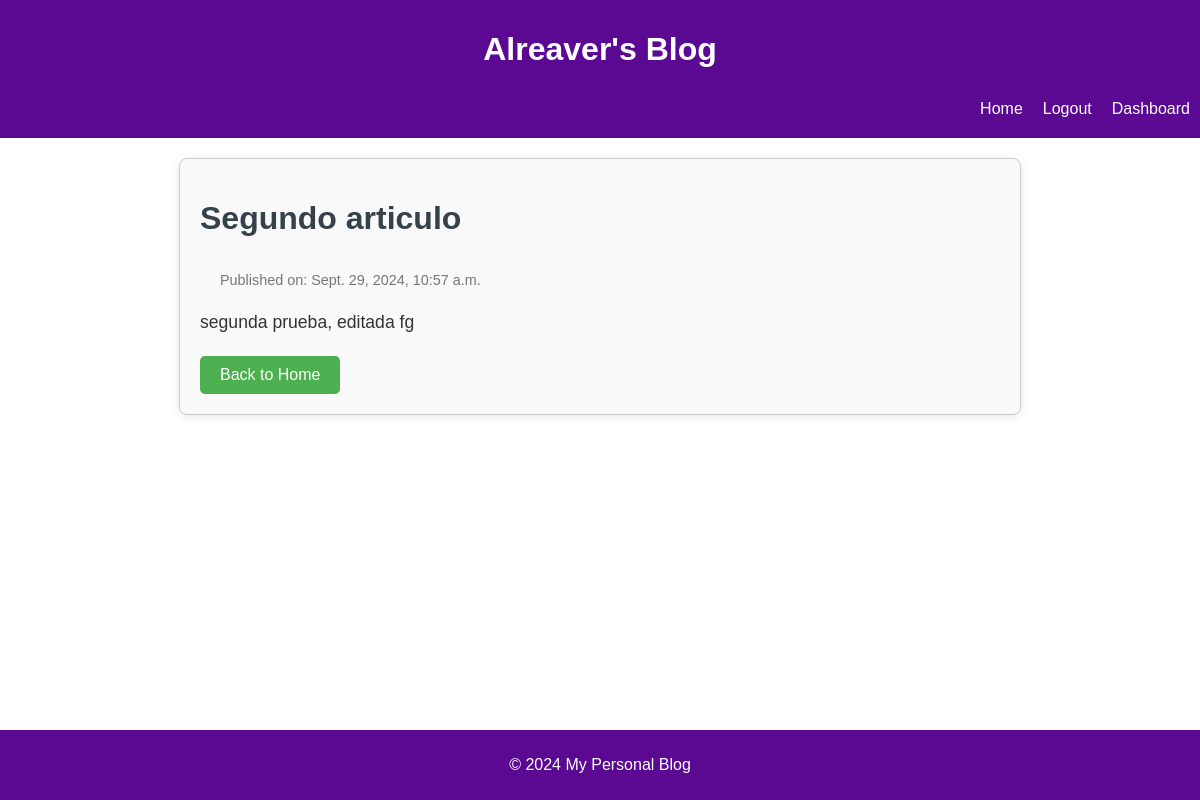
Page /article/3/ (signed in) on the committed database.
### blog/models.py (models this page shows, shortened)
class Article(models.Model):
    title = models.CharField(max_length=200)
    content = models.TextField()
    publication_date = models.DateTimeField()

### blog/views.py (the view)
# urls.py: path('article/<int:article_id>/', views.article_detail, name='article_detail'),
def article_detail(request, article_id):
    article = get_object_or_404(Article, id=article_id)
    return render(request, 'blog/article_detail.html', {'article': article})

### blog/templates/blog/article_detail.html (shortened to what this page needs)
{% extends 'blog/base.html' %}
{% block content %}
    <div class="articled-detail">
        <h1 class="articled-title">{{ article.title }}</h1>
        <p class="publication-date">Published on: {{ article.publication_date }}</p>
        <div class="articled-content">{{ article.content }}</div>
        <a href="{% url 'home' %}" class="back-to-home">Back to Home</a>
    </div>
{% endblock %}

### blog/static/css/styles.css (style rules this page uses)
html, body { height: 100%; margin: 0; font-family: Arial, sans-serif; }
body { display: flex; flex-direction: column; }
a { color: #b80d29; text-decoration: none; }
.back-to-home { margin-top: 20px; display: inline-block; }
.publication-date { font-size: 0.9em; color: #777; white-space: nowrap; padding-left: 20px; padding-top: 20px; }
.articled-detail { max-width: 800px; margin: 20px auto; padding: 20px; background-color: #f9f9f9; border: 1px solid #ccc; border-radius: 8px; box-shadow: 0 2px 10px rgba(0, 0, 0, 0.1); }
.articled-title { font-size: 2em; color: #35424a; margin-bottom: 10px; }
.publication-date { font-size: 0.9em; color: #777; margin-bottom: 20px; }
.articled-content { font-size: 1.1em; line-height: 1.6; color: #333; }
.back-to-home { display: inline-block; margin-top: 20px; padding: 10px 20px; background-color: #4CAF50; color: white; border-radius: 5px; text-decoration: none; transition: background-color 0.3s ease; }

### rows in the picture
Article: title "Segundo articulo", publication_date "Sept. 29, 2024, 10:57 a.m.", content "segunda prueba, editada fg"
